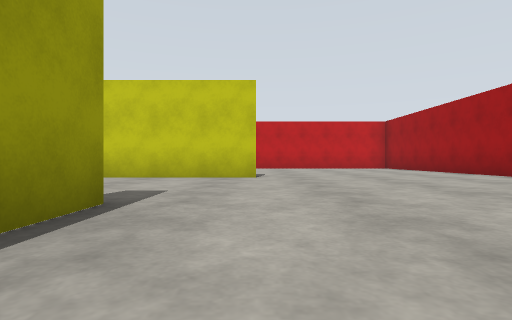
[1] (above)

22 first-person views from a walk through a world built for the Gazebo simulator. The camera is 0.72 m above the floor, looks level and sees 80° across. The floor is counted in squares, 2 m on a side. Each view is taken from the middle of a square. On the plan, view 1 faces up. The plan holds only what a view shows up to about 9 squares ahead; the rest is blank. The place goes on beyond the plan. Robots are left out. Simple shapes stand in for some stock models.

[2]
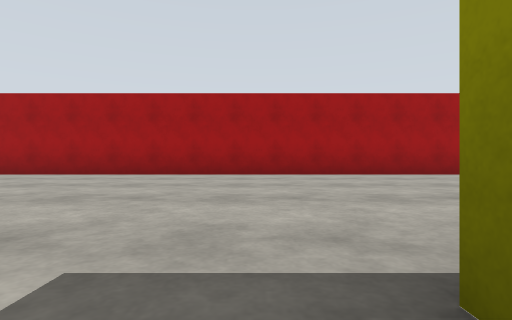

[3]
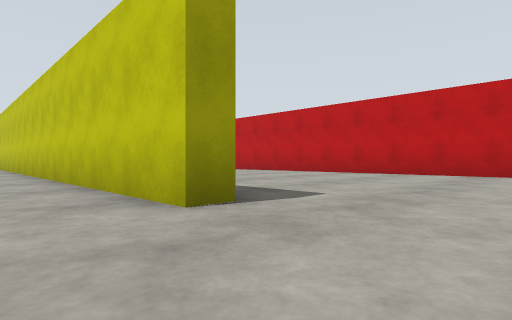

[4]
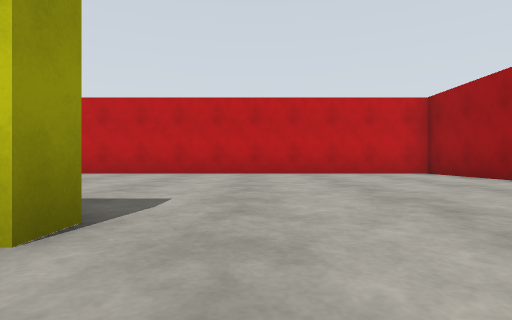

[5]
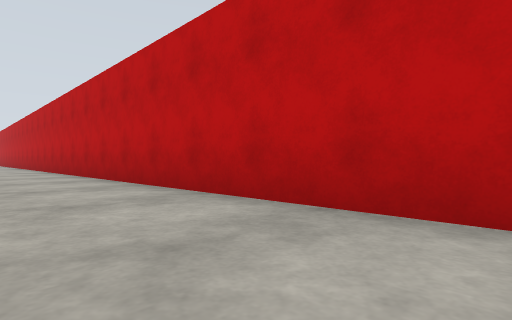

[6]
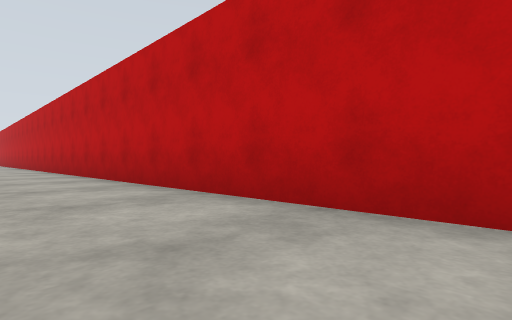

[7]
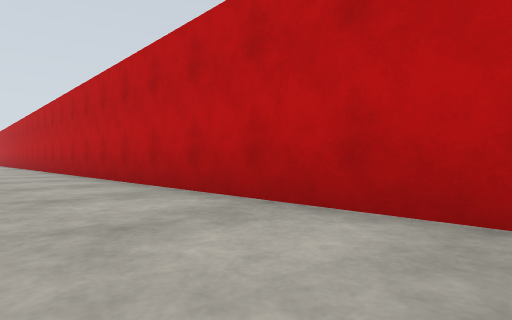

[8]
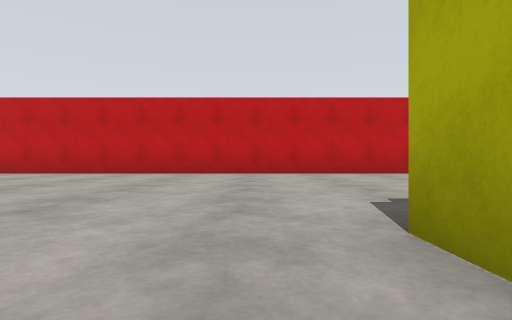

[9]
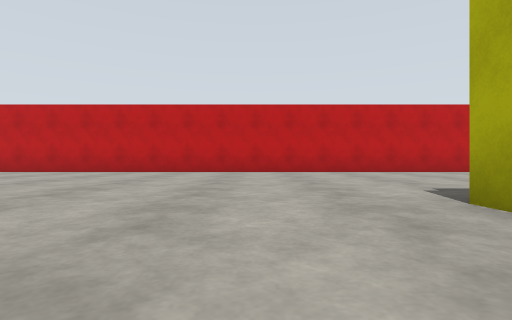

[10]
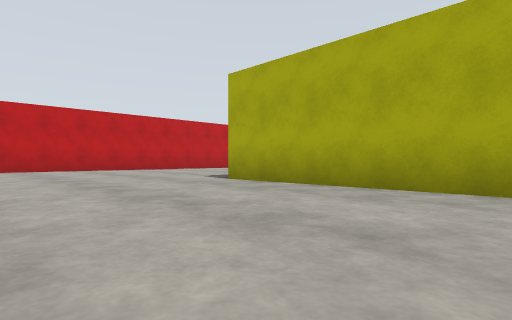

[11]
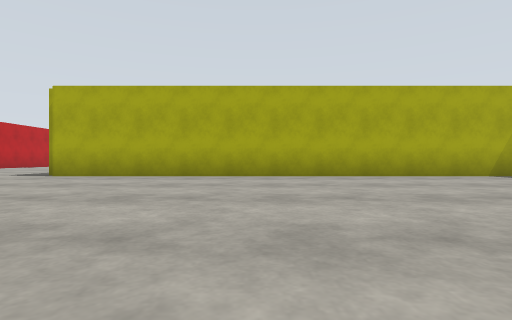

[12]
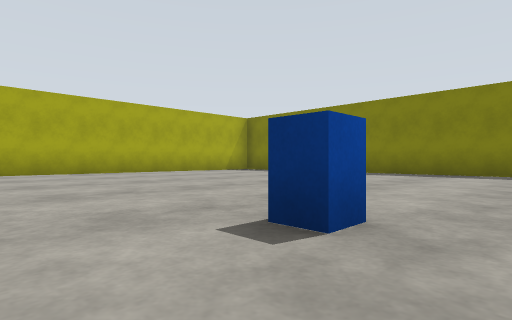

[13]
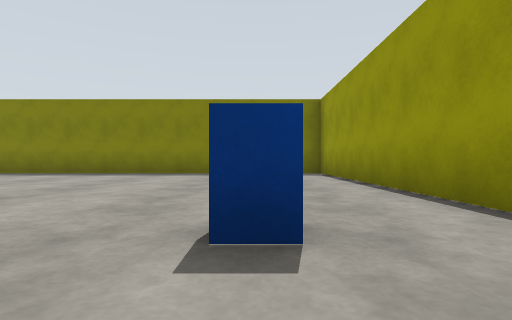

[14]
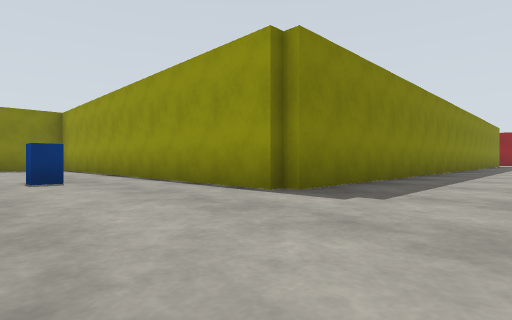

[15]
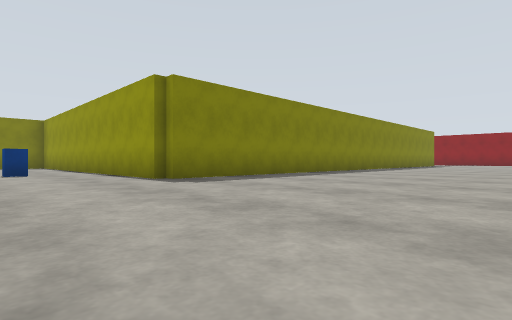

[16]
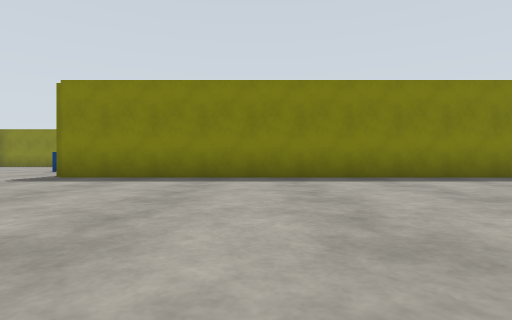

[17]
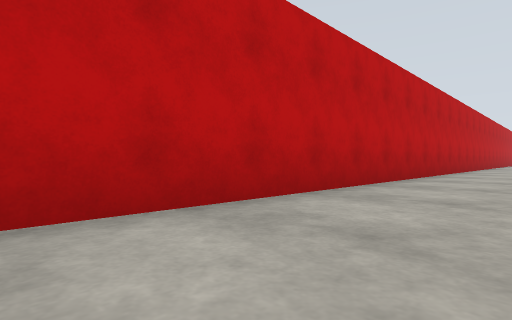

[18]
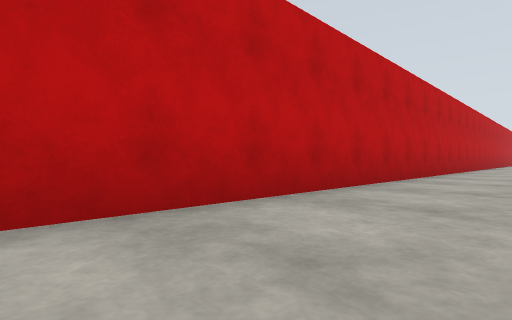

[19]
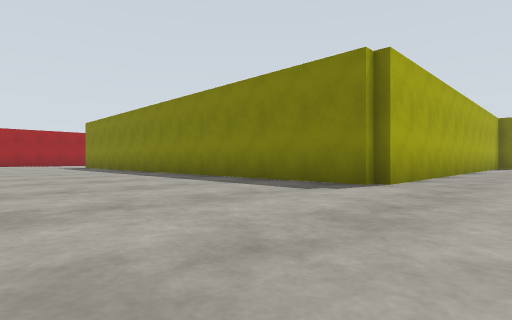

[20]
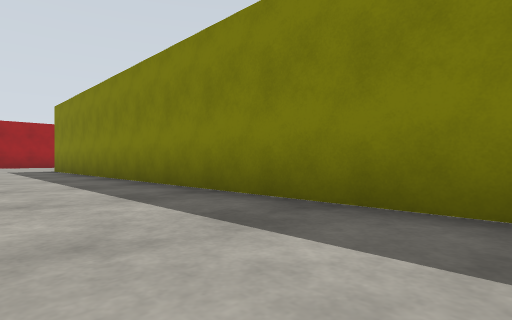

[21]
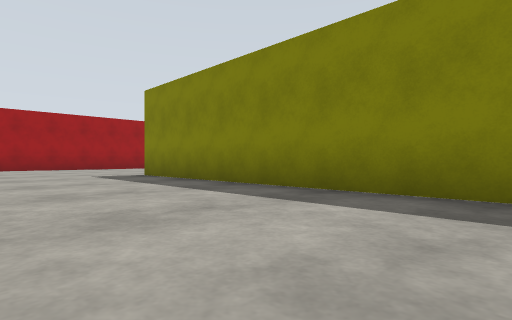

[22]
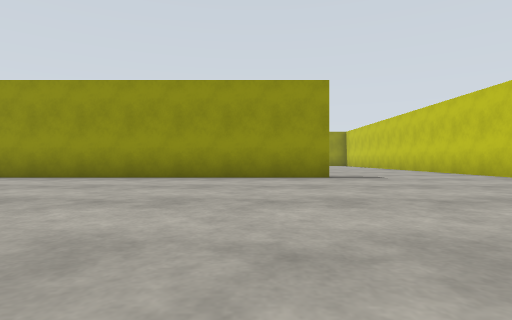

### Floor plan
Points are (right, up) in squares from view 1. A wall is a line through its corners. A room is listed if a view was taken in it or the views show most of it. See-through windows are left out.
Room 1 (views 1, 3, 4, 5, 6, 7, 8, 9, 10, 11, 12, 13, 14, 15, 16, 17, 18, 19, 20, 21, 22)
walls: (5.5, -2.1) (5.5, 13) (-29.9, 13); (-1.2, 2.6) (-1.2, -4.2); (-13.2, -3.8) (-13.2, 6.7) (0, 6.7) (0, 6.3) (-2.5, 6.3); (-22.8, 5.5) (-22.8, -4.3) (-14, -4.3); (-30.5, 5.8) (-23, 5.8)
ways out: opening at (-1.8, 4.5) to room 2
objects: blue box (-21, 3)
Room 2 (view 2)
walls: (-2.5, 6.3) (-9.5, 6.3)
ways out: opening at (-1.8, 4.5) to room 1

Positions as (right, up) in squares from view 1, and headings:
1: (0, 0), facing up
2: (-2, 3), facing right
3: (2, 5), facing up-left
4: (1, 5), facing up
5: (-1, 11), facing up-left
6: (-4, 11), facing up-left
7: (-8, 11), facing up-left
8: (-14, 5), facing up
9: (-15, 4), facing up
10: (-17, 2), facing up-right
11: (-20, 2), facing right
12: (-22, 4), facing down-right
13: (-21, 4), facing down
14: (-20, 8), facing down-left
15: (-20, 11), facing down-left
16: (-27, 12), facing down
17: (-26, 11), facing up-right
18: (-30, 11), facing up-right
19: (-15, 11), facing down-right
20: (-11, 9), facing down-right
21: (-7, 10), facing down-right
22: (5, 1), facing left
